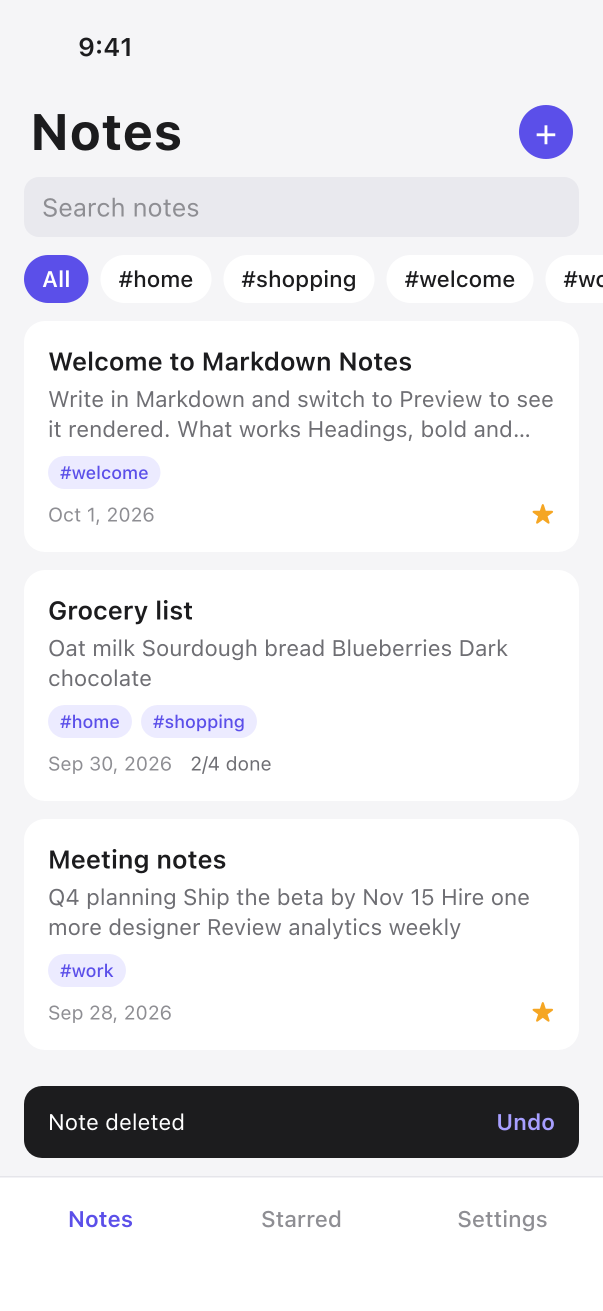
#> input picture spec/iterations/ref/04-notes-toast.png, 1206 x 2622 px, given as the content of the folder ../spec/iterations/ref/05-notes-dark.png, which was not available (shown at 1/2 size)
$ python fidelity.py ../spec/iterations/ref/04-notes-toast.png ../spec/iterations/ref/05-notes-dark.png
#> lines starting #> are read from the running program, lines starting #| are printed output that depends on the picture; pictures that were not available may be replaced by others from this repository, and a replacement may not be noted
#!/usr/bin/env python3
"""SSIM of each app screenshot vs the spec reference (status bar and home-indicator rows cropped)."""
import json, sys, pathlib
import numpy as np
from PIL import Image, ImageFilter
from skimage.metrics import structural_similarity as ssim

TOP, BOTTOM = 62 * 3, 34 * 3


def load(p, size=None):
    im = Image.open(p).convert("L")
    if size and im.size != size:
        im = im.resize(size, Image.LANCZOS)
    a = np.asarray(im, dtype=np.float64)
    return a[TOP:a.shape[0] - BOTTOM]
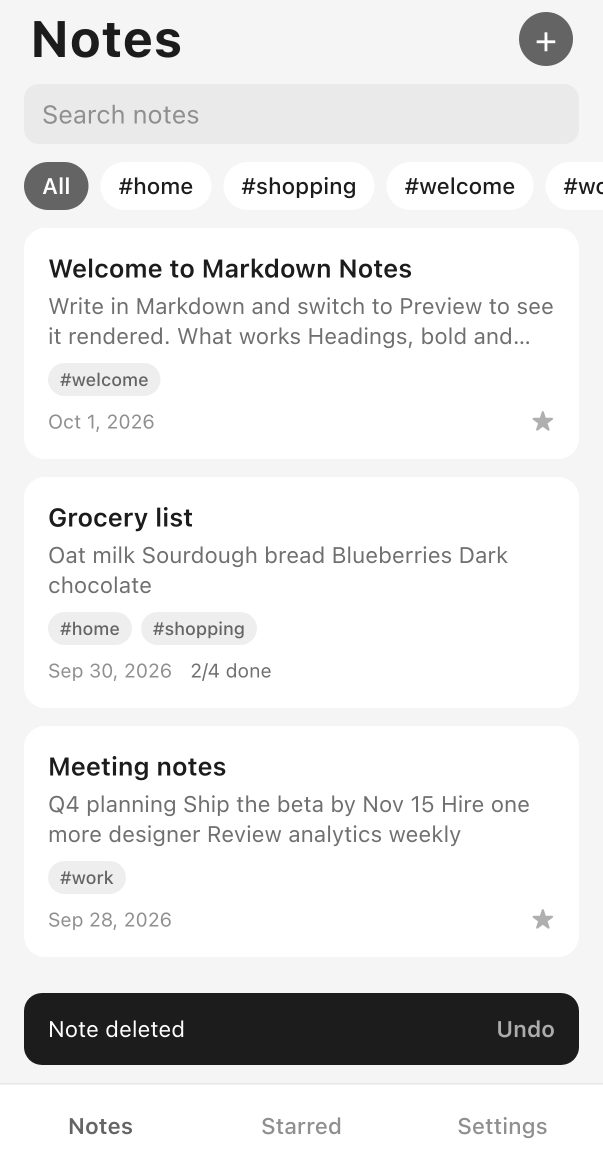
#> returned value: shape (2334, 1206) float64 (shown at 1/2 size); min 28, max 255, mean 231.9


def layout(a):
    """Blur + downscale 4x: keeps positions, sizes and colours, drops text anti-aliasing differences."""
    im = Image.fromarray(a.astype(np.uint8)).filter(ImageFilter.GaussianBlur(4))
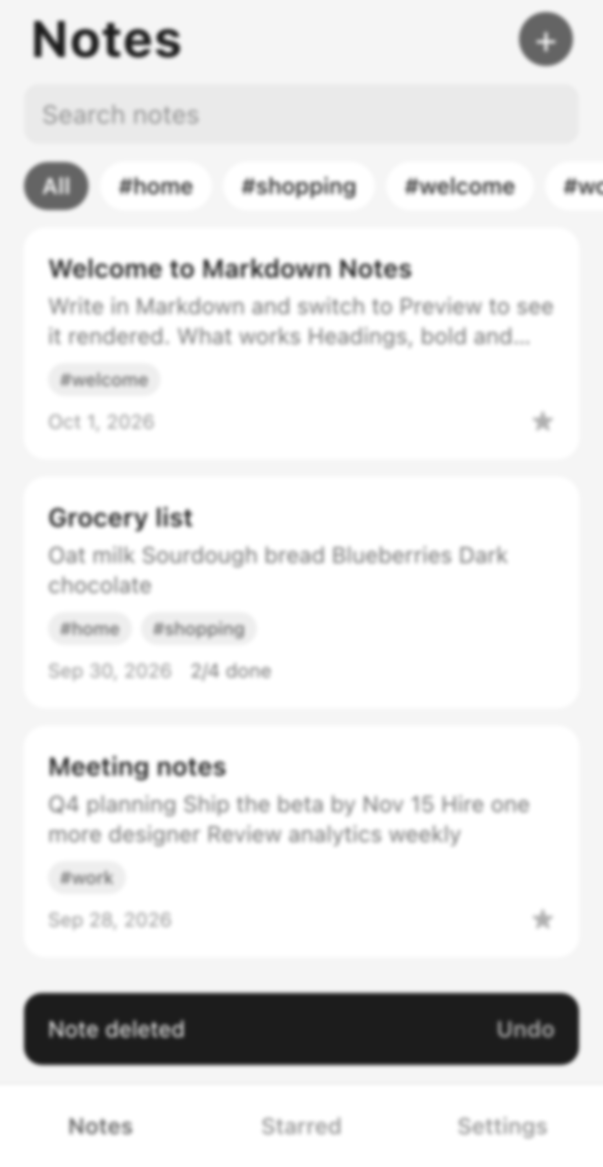
#> im: PIL image 1206x2334 L (shown at 1/2 size); min 28, max 255, mean 231.9
    im = im.resize((im.width // 4, im.height // 4), Image.BILINEAR)
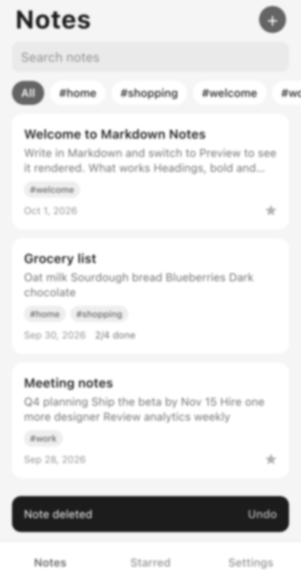
#> im: PIL image 301x583 L; min 28, max 255, mean 231.9
    return np.asarray(im, dtype=np.float64)
#> returned value: shape (583, 301) float64


def main(screens, ref):
    out = {}
    for r in sorted(pathlib.Path(ref).glob("*.png")):
        s = pathlib.Path(screens) / r.name
        if not s.exists():
            out[r.stem] = None
            continue
        ra = load(r)
        sa = load(s, Image.open(r).size)
        out[r.stem] = {"ssim": round(float(ssim(ra, sa, data_range=255)), 4),
                       "layout_ssim": round(float(ssim(layout(ra), layout(sa), data_range=255)), 4),
                       "mean_abs_diff": round(float(np.abs(ra - sa).mean()), 2)}
    screens_ = [v for v in out.values()]
#> screens_ = 1 item
    n = len(screens_)  # missing screens score 0
#> n = 1
    out["mean_ssim"] = round(sum(v["ssim"] for v in screens_ if v) / n, 4)
    out["mean_layout_ssim"] = round(sum(v["layout_ssim"] for v in screens_ if v) / n, 4)
    print(json.dumps(out, indent=2))
#| {
#|   "04-notes-toast": {
#|     "ssim": 1.0,
#|     "layout_ssim": 1.0,
#|     "mean_abs_diff": 0.0
#|   },
#|   "mean_ssim": 1.0,
#|   "mean_layout_ssim": 1.0
#| }


if __name__ == "__main__":
    main(sys.argv[1], sys.argv[2])

$ run again, on spec/iterations/ref/05-settings.png
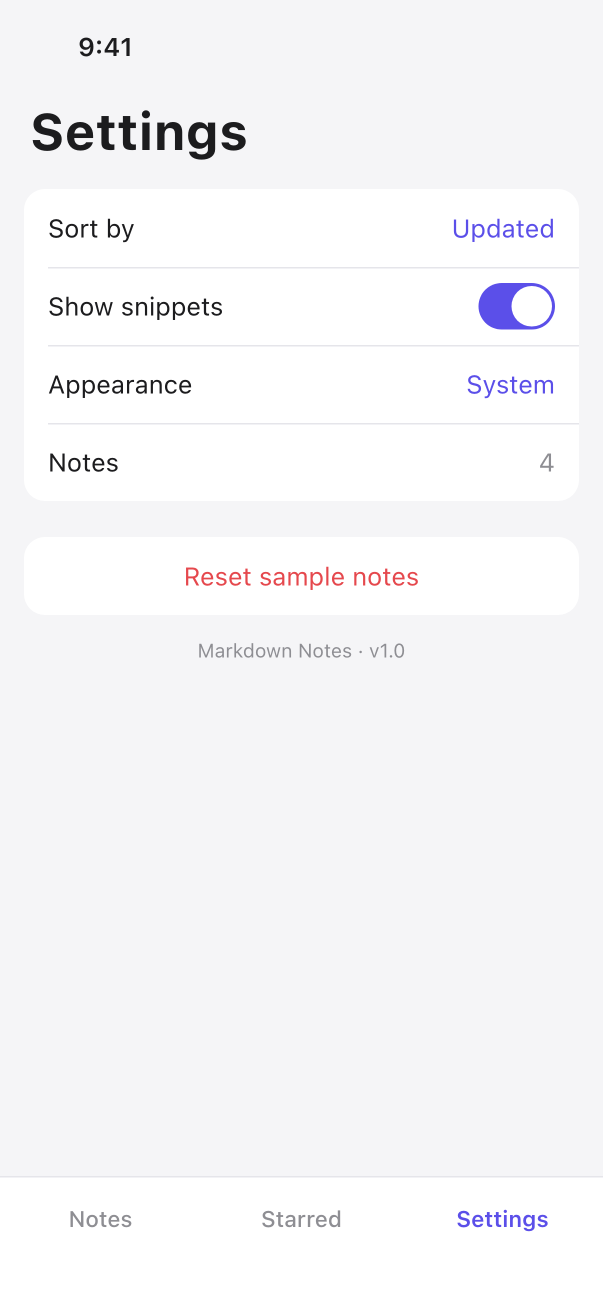
#> input picture spec/iterations/ref/05-settings.png, 1206 x 2622 px, given as the content of the folder ../spec/iterations/ref/05-settings.png, which was not available (shown at 1/2 size)
#> in load, `return a[TOP:a.shape[0] - BOTTOM]`:
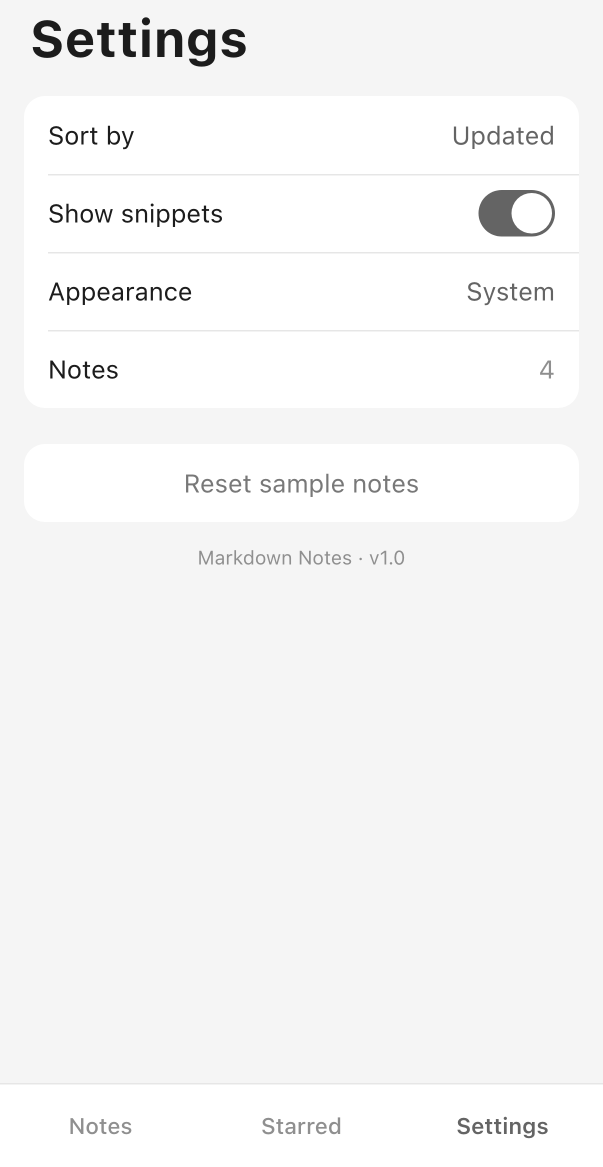
#> returned value: shape (2334, 1206) float64 (shown at 1/2 size); min 28, max 255, mean 245.6
#> in layout, `im = im.resize((im.width // 4, im.height // 4), Image.BILINEAR)`:
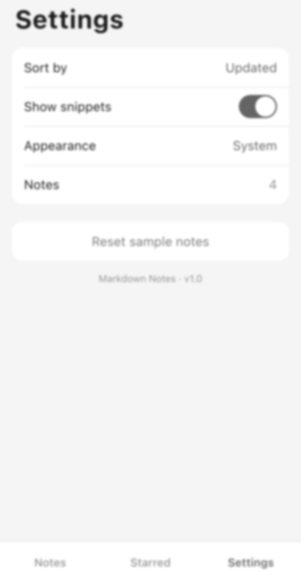
#> im: PIL image 301x583 L; min 32, max 255, mean 245.6
#> screens_ = 1 item
#> n = 1
#| {
#|   "05-settings": {
#|     "ssim": 1.0,
#|     "layout_ssim": 1.0,
#|     "mean_abs_diff": 0.0
#|   },
#> (further printed lines are left out)
